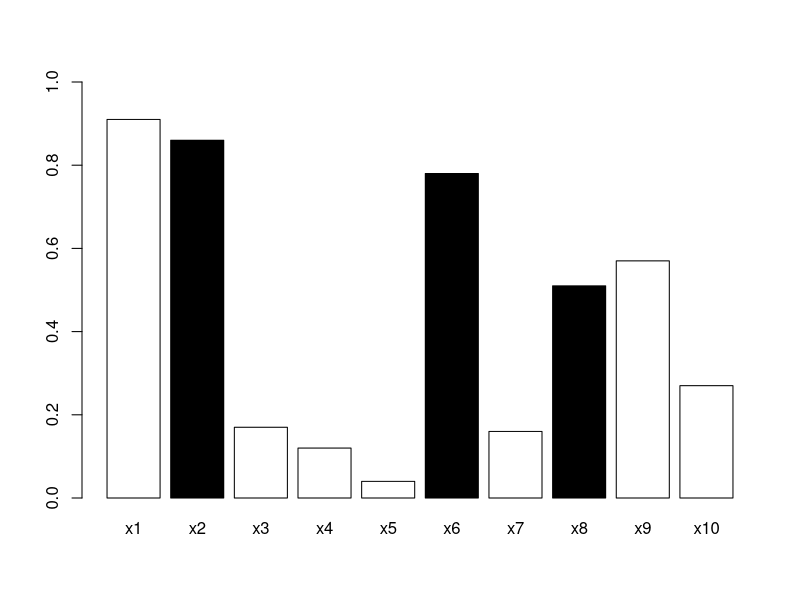
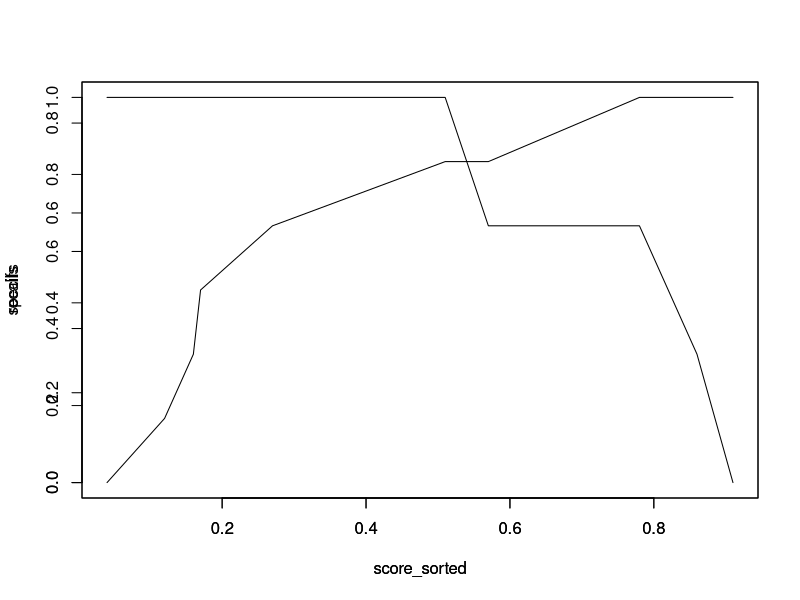

Write the R code that produced these figures, in order.
#########################################
# file  : performance.R
# auther: norih
# date  : Dec 18th, 2020
# Accuracy	どれだけ正確に予測できているか
# Recall（再現性）	どれだけ取りこぼしなく予測することができたか
# Precision（適合率）	正と予測したものがどれだけ正しかったかv
# Specificity(特異性) 真偽性
#########################################

score <- c(.91, .86, .17, .12, .04, .78, .16, .51, .57, .27) #異常値スコア
anomaly <- c(F,T,F,F,F,T,F,T,F,F) #flag

data0 <- cbind(score, anomaly)

rownames(data0) <- c("x1","x2","x3","x4","x5","x6","x7","x8","x9","x10")

barplot(data0[,"score"], ylim=c(0,1), col=data0[,"anomaly"])

data1 <- data0[order(score, decreasing = TRUE),]
score_sorted <- data1[,"score"]
anomaly_sorted <- data1[, "anomaly"]

n_total <- length(anomaly)
n_anom <- sum(anomaly); n_norm <- n_total - n_anom
recalls <- rep(0, n_total)
specifs <- rep(1, n_total)
for(i in c(1:n_total)) {
  recalls[i] <- sum(anomaly_sorted[1:i]) / n_anom
  specifs[i] <- (n_total - i - sum(anomaly_sorted[-(1:i)])) / n_norm
}

plot(score_sorted, type = 'l', recalls)
par(new = TRUE)
plot(score_sorted, type = 'l', specifs)
